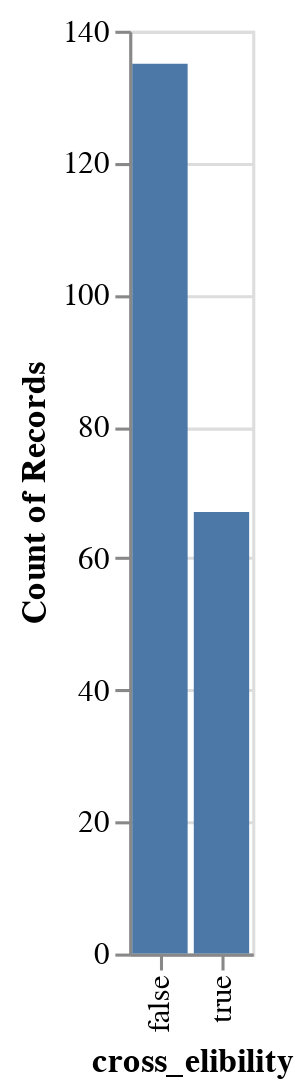

The code cell stored with this chart in its notebook:
### Markdown cell above
# Agencies advertising cross-eligibility

We looked to see if the agencies post a notice about using another agencies elibility verification.

### Code cell
alt.Chart(df).mark_bar().encode(
    alt.X('cross_elibility'),
    alt.Y('count(cross_elibility)')
)

### Figure 1 — Vega-Lite specification as saved in the notebook (floating-point values rounded to 4 significant figures; data arrays with more than 128 entries replaced by an {"elided": "..."} marker saying what was removed)
{"usermeta": {"embedOptions": {"theme": "urbaninstitute"}}, "config": {"view": {"continuousWidth": 400, "continuousHeight": 300}}, "data": {"name": "data-de9e22eb6252778e5d65c5a753f72f68"}, "mark": "bar", "encoding": {"x": {"type": "nominal", "field": "cross_elibility"}, "y": {"type": "nominal", "aggregate": "count", "field": "cross_elibility"}}, "$schema": "https://vega.github.io/schema/vega-lite/v4.8.1.json", "datasets": {"data-de9e22eb6252778e5d65c5a753f72f68": {"elided": "202 records"}}}
